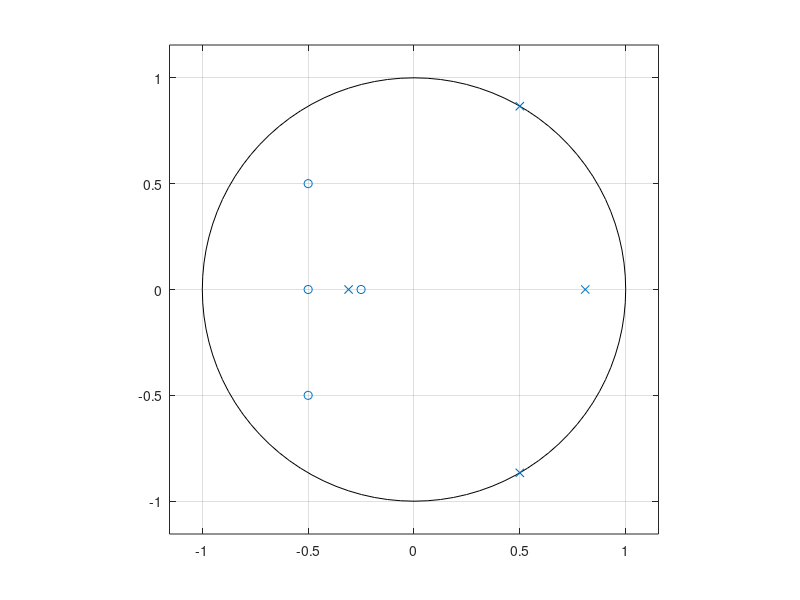
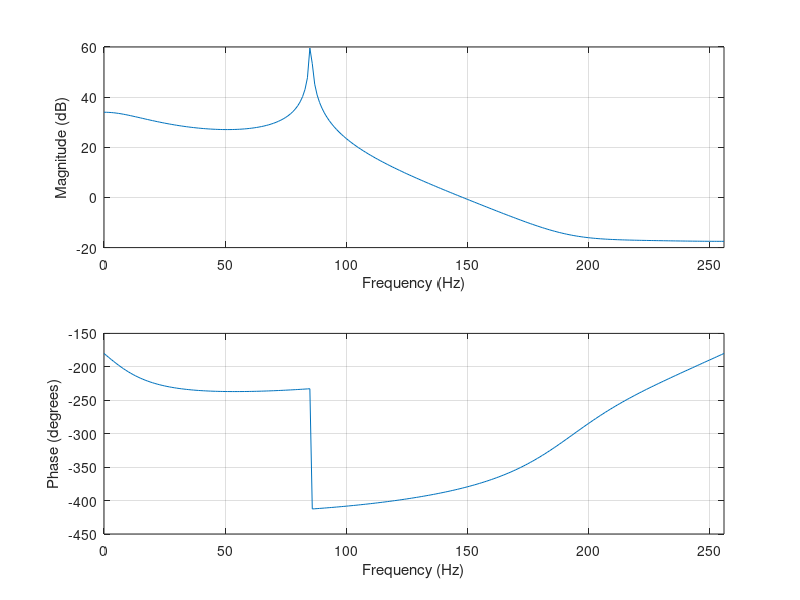

MATLAB code for these plots, in order:
clc;
clear all;
close all;
a=[32,56,44,16,2];
b=[-12,18,-15,3,3];
figure(1);
zplane(a,b);
figure(2);
freqz(a,b,256,512);
